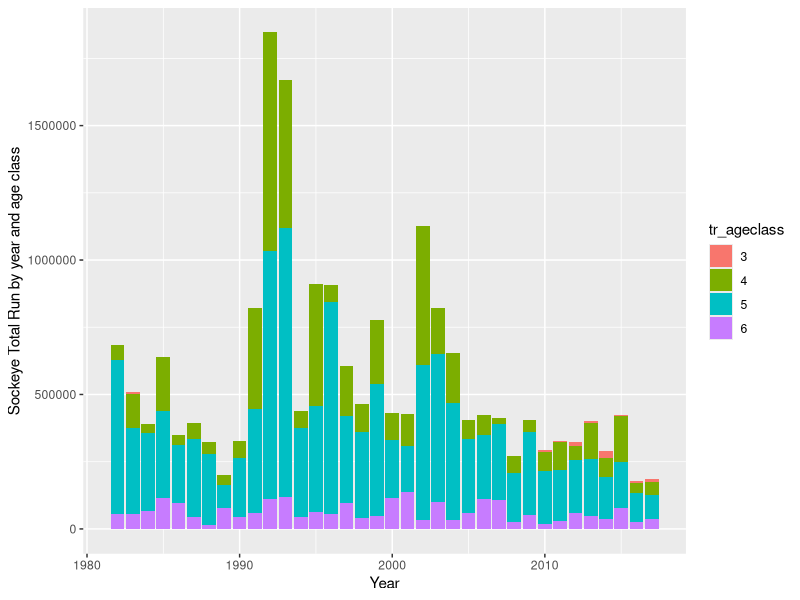

This figure's R source: (Note: this script raises an error after producing the figure.)
# Code to process (1) Meziadin sockeye run by age data and (2) escapement and total return data
# for Meziadin-specific sockeye run forecast using ForecastR
library(tidyverse)

# Read in Meziadin/Nass TE/TR data:
mez_nass_TR_TE <- read_csv("data/nass vs mez TR TE new.csv") %>%
  filter(type == "Total Return") %>%
  drop_na("Meziadin") %>%
  rename(runyear = year)

#Wide format to have total run and escapement as columns
TR_TE_wide <- pivot_wider(mez_nass_TR_TE, names_from = type, values_from = c(Meziadin, Nass))


# Read in Meziadin by age data:
mez_age <- read_csv("data/Mez scale data - Andy.csv") %>%
  rename(runyear = Year)

# Merge the two dataframes 
all_mezdata <- merge(TR_TE_wide, mez_age, by = "runyear") %>%
  # filter to only Meziadin data, remove uninformative columns
  subset(select = -c(`Nass_Total Return`, RunAge7, AgeComp, mez.p, non.mez)) %>%
  # add sockeye escapement for each age class (total * percent age)
  # add sockeye total return number for each age class
  mutate("3" = RunAge3*`Meziadin_Total Return`,
         "4" = RunAge4*`Meziadin_Total Return`,
         "5" = RunAge5*`Meziadin_Total Return`,
         "6" = RunAge6*`Meziadin_Total Return`) %>%
  # clarify column name for percentages
  rename(p.age3 = RunAge3, p.age4 = RunAge4, p.age5 = RunAge5, p.age6 = RunAge6)

# format for plotting
all_mezdata_long <- all_mezdata %>%
  pivot_longer(cols = "3":"6", names_to = "tr_ageclass", values_to = "tr_count")
# Look at a plot of escapement by age by year
#ggplot(all_mezdata_long, aes(x = runyear, y = esc_count, fill = esc_ageclass)) +
#  geom_col() +
#  xlab("Year") +
#  ylab("Sockeye Escapement by year and age class")
# And with total run:
ggplot(all_mezdata_long, aes(x = runyear, y = tr_count, fill = tr_ageclass)) +
  geom_col() +
  xlab("Year") +
  ylab("Sockeye Total Run by year and age class")

# Format identical to ForecastR example - removing escapement and just include total return data,
# add columns for stock, species etc

mez_forecastr <- all_mezdata_long %>%
  subset(select = -c(p.age3, p.age4, p.age5, p.age6, Total, 
                     `Meziadin_Total Return`)) %>%
  rename(Run_Year = runyear, Age_Class = tr_ageclass, Average_Terminal_Run = tr_count) %>%
  #filter(Age_Class != "3") %>% # remove age class 3 (for now..) because lots of zeros for this age class
  mutate(Brood_Year = Run_Year - as.numeric(Age_Class),
         Stock_Name = "Meziadin",
         Stock_Species = "Sockeye",
         Stock_Abundance = "Terminal Run",
         Forecasting_Year = "2024") %>%
  select(Stock_Name, Stock_Species, Stock_Abundance, Forecasting_Year, Run_Year, Brood_Year,
         Age_Class, Average_Terminal_Run) %>%
  mutate(Average_Terminal_Run = ifelse(is.na(Average_Terminal_Run), 0, Average_Terminal_Run))


# remove values from columns 1-4, except for the first row
mez_forecastr <- mez_forecastr %>%
  mutate(
    Stock_Name = ifelse(row_number() == 1, Stock_Name, ""),
    Stock_Species = ifelse(row_number() == 1, Stock_Species, ""),
    Stock_Abundance = ifelse(row_number() == 1, Stock_Abundance, ""),
    Forecasting_Year = ifelse(row_number() == 1, Forecasting_Year, "")
  )

write.csv(mez_forecastr, "~/coastland/nass-data-summaries/data/mez_forecastr.csv", row.names = FALSE)
